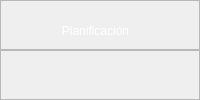
                  <widget class="QWidget" name="Lista_pendientes">
                   <layout class="QVBoxLayout" name="verticalLayout_6">
                    <property name="spacing">
                     <number>0</number>
                    </property>
                    <property name="leftMargin">
                     <number>0</number>
                    </property>
                    <property name="topMargin">
                     <number>0</number>
                    </property>
                    <property name="rightMargin">
                     <number>0</number>
                    </property>
                    <property name="bottomMargin">
                     <number>0</number>
                    </property>
                    <item>
                     <widget class="QFrame" name="frame_21">
                      <property name="maximumSize">
                       <size>
                        <width>16777215</width>
                        <height>100</height>
                       </size>
                      </property>
                      <property name="frameShape">
                       <enum>QFrame::Shape::StyledPanel</enum>
                      </property>
                      <property name="frameShadow">
                       <enum>QFrame::Shadow::Raised</enum>
                      </property>
                      <widget class="QLabel" name="label_18">
                       <property name="geometry">
                        <rect>
                         <x>10</x>
                         <y>20</y>
                         <width>171</width>
                         <height>22</height>
                        </rect>
                       </property>
                       <property name="styleSheet">
                        <string notr="true">font: 700 14pt &quot;Cascadia Code&quot;;
color: rgb(255, 255, 255);
background-color: transparent;
</string>
                       </property>
                       <property name="text">
                        <string>Planificación</string>
                       </property>
                       <property name="alignment">
                        <set>Qt::AlignmentFlag::AlignCenter</set>
                       </property>
                      </widget>
                      <widget class="QPushButton" name="pushButton_6">
                       <property name="geometry">
                        <rect>
                         <x>580</x>
                         <y>30</y>
                         <width>41</width>
                         <height>31</height>
                        </rect>
                       </property>
                       <property name="text">
                        <string/>
                       </property>
                       <property name="icon">
                        <iconset resource="test.qrc">
                         <normaloff>:/prefijoNuevo/Icono ajustes 2.jpeg</normaloff>:/prefijoNuevo/Icono ajustes 2.jpeg</iconset>
                       </property>
                       <property name="iconSize">
                        <size>
                         <width>30</width>
                         <height>30</height>
                        </size>
                       </property>
                      </widget>
                     </widget>
                    </item>
                    <item>
                     <widget class="QFrame" name="frame_19">
                      <property name="maximumSize">
                       <size>
                        <width>500</width>
                        <height>445</height>
                       </size>
                      </property>
                      <property name="frameShape">
                       <enum>QFrame::Shape::NoFrame</enum>
                      </property>
                      <property name="frameShadow">
                       <enum>QFrame::Shadow::Raised</enum>
                      </property>
                      <layout class="QVBoxLayout" name="verticalLayout_13">
                       <property name="spacing">
                        <number>0</number>
                       </property>
                       <property name="leftMargin">
                        <number>0</number>
                       </property>
                       <property name="topMargin">
                        <number>0</number>
                       </property>
                       <property name="rightMargin">
                        <number>0</number>
                       </property>
                       <property name="bottomMargin">
                        <number>0</number>
                       </property>
                       <item>
                        <widget class="QFrame" name="frame_20">
                         <property name="frameShape">
                          <enum>QFrame::Shape::StyledPanel</enum>
                         </property>
                         <property name="frameShadow">
                          <enum>QFrame::Shadow::Raised</enum>
                         </property>
                         <layout class="QVBoxLayout" name="verticalLayout_14">
                          <item alignment="|Qt::AlignmentFlag::AlignVCenter">
                           <widget class="QLabel" name="label_19">
                            <property name="maximumSize">
                             <size>
                              <width>521</width>
                              <height>400</height>
                             </size>
                            </property>
                            <property name="sizeIncrement">
                             <size>
                              <width>521</width>
                              <height>0</height>
                             </size>
                            </property>
                            <property name="baseSize">
                             <size>
                              <width>521</width>
                              <height>0</height>
                             </size>
                            </property>
                            <property name="text">
                             <string/>
                            </property>
                            <property name="pixmap">
                             <pixmap resource="test.qrc">:/prefijoNuevo/Lista captura.jpeg</pixmap>
                            </property>
                            <property name="scaledContents">
                             <bool>true</bool>
                            </property>
                            <property name="wordWrap">
                             <bool>false</bool>
                            </property>
                           </widget>
                          </item>
                         </layout>
                        </widget>
                       </item>
                      </layout>
                     </widget>
                    </item>
                   </layout>
                  </widget>
